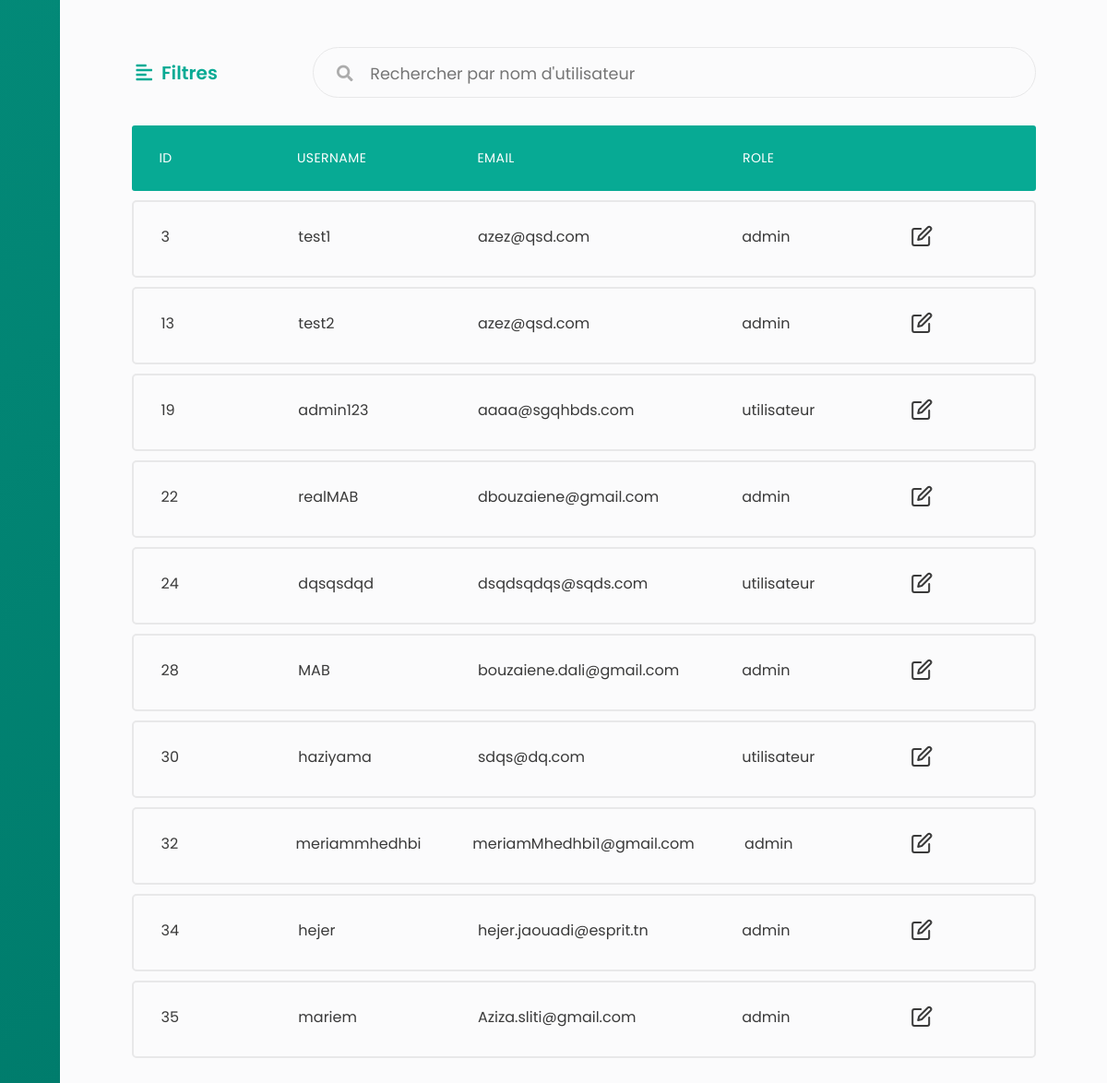
Before: /users/trier/ID (signed in, lower part) with the older database file.
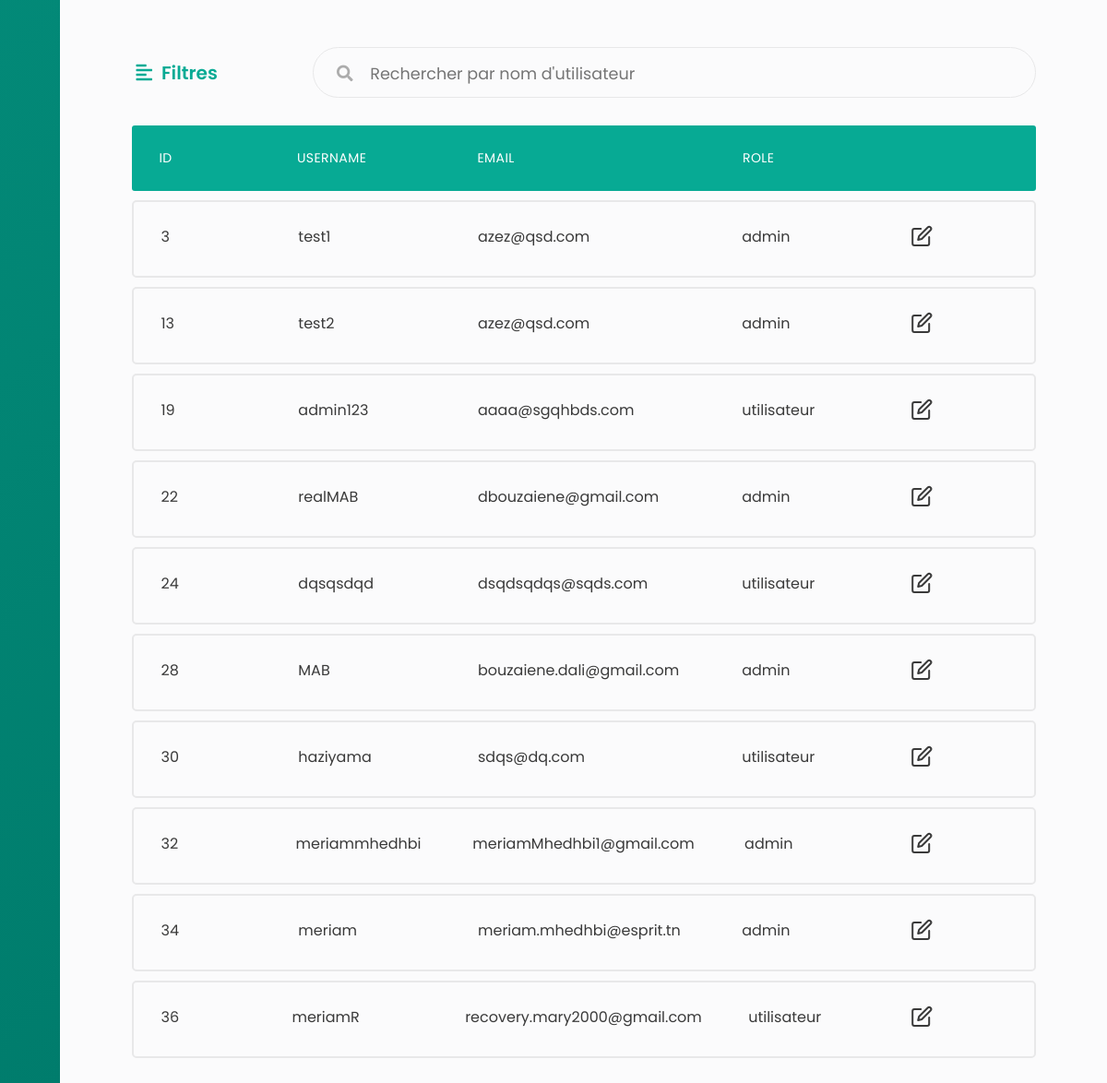
After: the same page with the newer database file.
### tables this page shows
CREATE TABLE `role` (
  `id` int(1) NOT NULL,
  `nom` varchar(12) NOT NULL
);

CREATE TABLE `users` (
  `id` int(11) NOT NULL,
  `username` varchar(255) NOT NULL,
  `password` varchar(255) NOT NULL,
  `email` varchar(255) NOT NULL,
  `role_id` int(11) NOT NULL
);

### app/libraries/Core.php (called while the page is built, shortened)
<?php
  class Core {
    protected $currentMethod = 'index';
    public function __construct(){
      $url = $this->getUrl();
      if(isset($url[0])){
      if(file_exists('../app/controllers/' . ucwords($url[0]). '.php')){
        unset($url[0]);
      }
    }
      $this->currentController = new $this->currentController;
      if(isset($url[1])){
        if(method_exists($this->currentController, $url[1])){
          $this->currentMethod = $url[1];
          unset($url[1]);
        }
      }
      $this->params = $url ? array_values($url) : [];
      call_user_func_array([$this->currentController, $this->currentMethod], $this->params);
    }
    public function getUrl(){
      if(isset($_GET['url'])){
        $url = rtrim($_GET['url'], '/');
        $url = filter_var($url, FILTER_SANITIZE_URL);
        $url = explode('/', $url);
        return $url;
      }
    }
  }

### app/require.php (called while the page is built, shortened)
<?php
    require_once 'libraries/Core.php';
    require_once 'libraries/Controller.php';
    require_once 'libraries/Database.php';
    $init = new Core();

### public/index.php (called while the page is built)
<?php
    require_once '../app/require.php';

### app/libraries/Database.php (called while the page is built, shortened)
<?php
    class Database {
        private $dbHost = DB_HOST;
        private $dbUser = DB_USER;
        private $dbPass = DB_PASS;
        private $dbName = DB_NAME;
        private $statement;
        private $dbHandler;
        public function __construct() {
            $conn = 'mysql:host=' . $this->dbHost . ';dbname=' . $this->dbName;
            $options = array(
                PDO::ATTR_PERSISTENT => true,
                PDO::ATTR_ERRMODE => PDO::ERRMODE_EXCEPTION
            );
            try {
                $this->dbHandler = new PDO($conn, $this->dbUser, $this->dbPass, $options);
            } catch (PDOException $e) {
                $this->error = $e->getMessage();
                echo $this->error;
            }
        }
        public function query($sql) {
            $this->statement = $this->dbHandler->prepare($sql);
        }
        public function bind($parameter, $value, $type = null) {
            switch (is_null($type)) {
                default:
                    $type = PDO::PARAM_STR;
            }
            $this->statement->bindValue($parameter, $value, $type);
        }
        public function execute() {
            return $this->statement->execute();
        }
        public function resultSet() {
            $this->execute();
            return $this->statement->fetchAll();
        }
    }

### app/models/User.php (called while the page is built, shortened)
<?php
class User
{
    private $db;
    public function __construct()
    {
        $this->db = new Database;
    }
    public function getUsers()
    {
        $this->db->query('select count(*) FROM users WHERE role_id = 0');
        return $this->db->resultSet();
    }
    public function getAdmins()
    {
        $this->db->query('select count(*) FROM users WHERE role_id = 1');
        return $this->db->resultSet();
    }
    public function findUserByUsername($username)
    {
        $this->db->query('SELECT * FROM users WHERE username = :username');
        $this->db->bind(':username', $username);
        $this->db->execute();
        if ($this->db->rowCount() > 0) {
            return true;
        } else {
            return false;
        }
    }
    public function tri($case)
    {
        $this->db->query('SELECT u.id,u.username,u.email,role.nom FROM users u INNER JOIN role ON u.role_id = role.id ORDER BY '.$case);
        return $this->db->resultSet();
    }
}

### app/controllers/Users.php (the view, shortened to what this page needs)
<?php
class Users extends Controller
{
    public function __construct()
    {
        $this->userModel = $this->model('User');
    }
    public function trier($case = '')
    {
        $column = array("a" => "ID", "b" => "USERNAME", "c" => "EMAIL", "d" => "ROLE_ID");
        if (array_search($case, $column)) {
            $tab = $this->userModel->tri($case);
            $data = [
                'tab' => '',
                'admins' => '',
                'users' => ''
            ];
            foreach ($tab as $key => $value) {
                $data['tab'] .= '<li class="table-row">
                    <div class="col col-1" data-label="ID">' . $value[0] . '</div>
                    <div class="col col-2" data-label="Username">' . $value[1] . '</div>
                    <div class="col col-3" data-label="Email">' . $value[2] . '</div>
                    <div class="col col-4" data-label="Role">' . $value[3] . '</div>
                    <div class="col col-5">
                        <div class="col-buttons">
                            <button class="tab-btn"><i data-feather="edit"></i></button>
                        </div>
                    </div>
                </li>';
            }
        }
    }
}

Changed rows visible on the page:
removed users: id "34", username "hejer", email "hejer.jaouadi@esprit.tn"
removed users: id "35", username "mariem", email "Aziza.sliti@gmail.com"
computed for role: nom "admin admin admin admin admin admin admin" → "admin admin admin admin admin admin"
computed for role: nom "utilisateur utilisateur utilisateur" → "utilisateur utilisateur utilisateur utilisateur"
added users: id "34", username "meriam", email "meriam.mhedhbi@esprit.tn"
added users: id "36", username "meriamR", email "recovery.mary2000@gmail.com"
